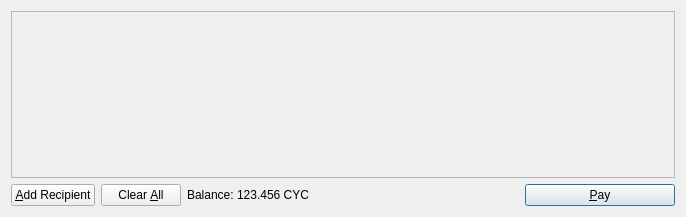
<?xml version="1.0" encoding="UTF-8"?>
<ui version="4.0">
 <class>SendCoinsDialog</class>
 <widget class="QDialog" name="SendCoinsDialog">
  <property name="geometry">
   <rect>
    <x>0</x>
    <y>0</y>
    <width>686</width>
    <height>217</height>
   </rect>
  </property>
  <property name="windowTitle">
   <string>Send Coins</string>
  </property>
  <layout class="QVBoxLayout" name="verticalLayout">
   <item>
    <widget class="QScrollArea" name="scrollArea">
     <property name="widgetResizable">
      <bool>true</bool>
     </property>
     <widget class="QWidget" name="scrollAreaWidgetContents">
      <property name="geometry">
       <rect>
        <x>0</x>
        <y>0</y>
        <width>666</width>
        <height>165</height>
       </rect>
      </property>
      <layout class="QVBoxLayout" name="verticalLayout_2">
       <property name="margin">
        <number>0</number>
       </property>
       <item>
        <layout class="QVBoxLayout" name="entries">
         <property name="spacing">
          <number>6</number>
         </property>
        </layout>
       </item>
       <item>
        <spacer name="verticalSpacer">
         <property name="orientation">
          <enum>Qt::Vertical</enum>
         </property>
         <property name="sizeHint" stdset="0">
          <size>
           <width>20</width>
           <height>40</height>
          </size>
         </property>
        </spacer>
       </item>
      </layout>
     </widget>
    </widget>
   </item>
   <item>
    <layout class="QHBoxLayout" name="horizontalLayout">
     <item>
      <widget class="QPushButton" name="addButton">
       <property name="toolTip">
        <string>Send to multiple recipients at once</string>
       </property>
       <property name="text">
        <string>&amp;Add Recipient</string>
       </property>
       <property name="icon">
        <iconset resource="../bitcoin.qrc">
         <normaloff>:/icons/add</normaloff>:/icons/add</iconset>
       </property>
       <property name="autoDefault">
        <bool>false</bool>
       </property>
      </widget>
     </item>
     <item>
      <widget class="QPushButton" name="clearButton">
       <property name="sizePolicy">
        <sizepolicy hsizetype="Minimum" vsizetype="Fixed">
         <horstretch>0</horstretch>
         <verstretch>0</verstretch>
        </sizepolicy>
       </property>
       <property name="toolTip">
        <string>Remove all transaction fields</string>
       </property>
       <property name="text">
        <string>Clear &amp;All</string>
       </property>
       <property name="icon">
        <iconset resource="../bitcoin.qrc">
         <normaloff>:/icons/remove</normaloff>:/icons/remove</iconset>
       </property>
       <property name="autoRepeatDelay">
        <number>300</number>
       </property>
       <property name="autoDefault">
        <bool>false</bool>
       </property>
      </widget>
     </item>
     <item>
      <layout class="QHBoxLayout" name="horizontalLayout_2">
       <property name="spacing">
        <number>3</number>
       </property>
       <item>
        <widget class="QLabel" name="label">
         <property name="text">
          <string>Balance:</string>
         </property>
        </widget>
       </item>
       <item>
        <widget class="QLabel" name="labelBalance">
         <property name="cursor">
          <cursorShape>IBeamCursor</cursorShape>
         </property>
         <property name="text">
          <string>123.456 CYC</string>
         </property>
         <property name="textInteractionFlags">
          <set>Qt::LinksAccessibleByMouse|Qt::TextSelectableByKeyboard|Qt::TextSelectableByMouse</set>
         </property>
        </widget>
       </item>
      </layout>
     </item>
     <item>
      <spacer name="horizontalSpacer">
       <property name="orientation">
        <enum>Qt::Horizontal</enum>
       </property>
       <property name="sizeHint" stdset="0">
        <size>
         <width>40</width>
         <height>20</height>
        </size>
       </property>
      </spacer>
     </item>
     <item>
      <widget class="QPushButton" name="sendButton">
       <property name="minimumSize">
        <size>
         <width>150</width>
         <height>0</height>
        </size>
       </property>
       <property name="toolTip">
        <string>Confirm the send action</string>
       </property>
       <property name="text">
        <string>&amp;Pay</string>
       </property>
       <property name="icon">
        <iconset resource="../bitcoin.qrc">
         <normaloff>:/icons/send</normaloff>:/icons/send</iconset>
       </property>
       <property name="default">
        <bool>true</bool>
       </property>
      </widget>
     </item>
    </layout>
   </item>
  </layout>
 </widget>
 <resources>
  <include location="../bitcoin.qrc"/>
 </resources>
 <connections/>
</ui>
